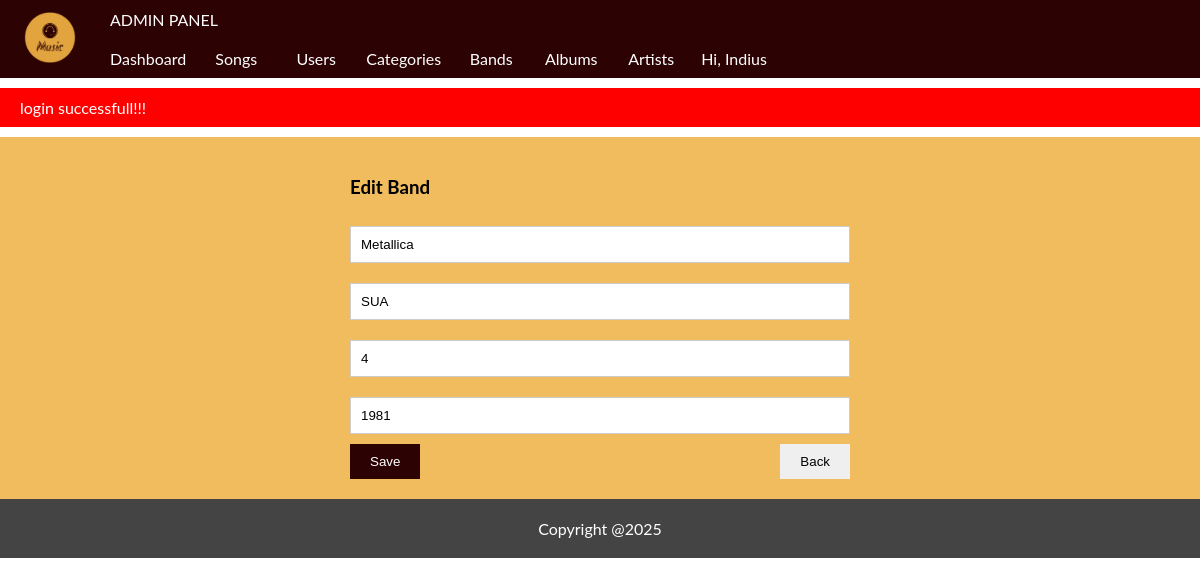
Page /Proiect/public/admin/bands/edit/2 (signed in) on the committed database.
### tables this page shows
CREATE TABLE IF NOT EXISTS `bands` (
  `id` int NOT NULL AUTO_INCREMENT,
  `nume` varchar(200) NOT NULL,
  `nr_membrii` int NOT NULL,
  `an_fondare` year DEFAULT NULL,
  `tara_origine` varchar(200) NOT NULL,
  PRIMARY KEY (`id`)
);

### Proiect/app/core/functions.php (called while the page is built, shortened)
<?php
function db_connect()
{
	$string = DBDRIVER.":hostname=".DBHOST.";dbname=".DBNAME;
	$con = new PDO($string, DBUSER, DBPASS);
	return $con;
}
function db_query_one($query , $data = array()){
	$con = db_connect();
	$stm = $con ->prepare($query);
	if($stm){
		$check = $stm -> execute($data);
		if($check){
			$result = $stm ->fetchAll(PDO::FETCH_ASSOC);
			if(is_array($result)&& count($result)>0){
				return $result[0];
			}
		}
	}
	return false;
}
function set_value($key, $default = '')
{
	if(!empty($_POST[$key]))
	{
		return $_POST[$key];
	}else{
		return $default;
	}
	return '';
}

### Proiect/app/pages/admin/bands.php (the view, shortened to what this page needs)
<?php
if($action == 'add'){
	if($_SERVER['REQUEST_METHOD'] == "POST")
	{
		$errors = [];
		if(empty($_POST['nume']))
		{
			$errors['nume'] = "a Name is required";
		}else
		if(!preg_match("/^[a-zA-Z ]+$/", $_POST['nume']))
		{
			$errors['nume'] = "a name can only have letters";
		}
		if(empty($errors))
		{
			$values = [];
			$values['nume'] = trim($_POST['nume']);
			$values['nr_membrii'] = trim($_POST['nr_membrii']);
			$values['an_fondare'] = trim($_POST['an_fondare']);
			$values['tara_origine'] = trim($_POST['tara_origine']);
			$query = "insert into bands (nume,nr_membrii,an_fondare,tara_origine) values (:nume,:nr_membrii,:an_fondare,:tara_origine)";
			db_query($query, $values);
			message("band created successfully!!!");
			redirect('admin/bands');
		}
	}
}else
if($action == 'edit'){
	$query = "select * from bands where id = :id limit 1";
  		$row = db_query_one($query,['id'=>$id]);
}
?>
	<section class = "admin-content" style = "min-height: 200px;">
  <?php if($action == 'add'):?>
  	<div style ="max-width: 500px;margin: auto;">
  		<form method="post">
  			<h3>Add New Band</h3>
  			<input class="form-control my-1"  value="<?=set_value('nume')?>" type="text" name="nume" placeholder="Band Name">
  			<?php if(!empty($errors['nume'])):?>
  			<small class="error"><?=$errors['nume']?></small>
  		<?php endif;?>
  		<input class="form-control my-1"  value="<?=set_value('nr_membrii')?>" type="text" name="nr_membrii" placeholder="Number of members">
  			<?php if(!empty($errors['nr_membrii'])):?>
  			<small class="error"><?=$errors['nr_membrii']?></small>
  		<?php endif;?>
  		<input class="form-control my-1"  value="<?=set_value('an_fondare')?>" type="text" name="an_fondare" placeholder="Founding Year">
  			<?php if(!empty($errors['an_fondare'])):?>
  			<small class="error"><?=$errors['an_fondare']?></small>
  		<?php endif;?>
  		<input class="form-control my-1"  value="<?=set_value('tara_origine')?>" type="text" name="tara_origine" placeholder="Origin Country">
  			<?php if(!empty($errors['tara_origine'])):?>
  			<small class="error"><?=$errors['tara_origine']?></small>
  		<?php endif;?>
  			<button class ="btn bg-purple">Save</button>
  			<a href="<?ROOT?>/admin/bands">
  			<button type="button" class="float-end btn">Back</button>
  		</a>
  		</form>
  	</div>
  <?php elseif($action == 'edit'):?>
  		<div style ="max-width: 500px;margin: auto;">
  		<form method="post">
  			<h3>Edit Band</h3>
  			<?php if(!empty($row)):?>
  			<input class="form-control my-1"  value="<?=set_value('nume', $row['nume'])?>" type="text" name="nume" placeholder="Name">
  			<input class="form-control my-1"  value="<?=set_value('tara_origine', $row['tara_origine'])?>" type="text" name="tara_origine" placeholder="Origin Country">
  			<input class="form-control my-1"  value="<?=set_value('nr_membrii', $row['nr_membrii'])?>" type="text" name="nr_membrii" placeholder="Number of members">
  			<input class="form-control my-1"  value="<?=set_value('an_fondare', $row['an_fondare'])?>" type="text" name="an_fondare" placeholder="Founding Year">
  			<button class ="btn bg-purple">Save</button>
  			<a href="<?=ROOT?>/admin/bands">
  			<button type="button" class="float-end btn">Back</button>
  		</a>
  		<?php endif;?>
  		</form>
  	</div>
  <?php endif;?>
	</section>

### Proiect/public/assets/css/style.css (style rules this page uses)
* { box-sizing: border-box; }
body { min-width: 350px; font-family: lato, sans-serif, tahoma; margin: 0px; padding: 0px; }
body a { text-decoration: none; }
.float-end { float:right; }
.form-control { width: 100%; padding: 10px; border:solid thin #ccc; }
.btn { border: none; padding: 10px 20px; cursor: pointer; }
.bg-purple { background-color: #2C0203; color:white; }
.my-1 { margin-top: 10px; margin-bottom: 10px; }
.admin-content { padding: 20px; background-color: #f0bc5e; }

### rows in the picture
bands: nume "Metallica", tara_origine "SUA", nr_membrii "4", an_fondare "1981"

### other values in the picture
user('username') "Indius"
message('', true) "login successfull!!!"
